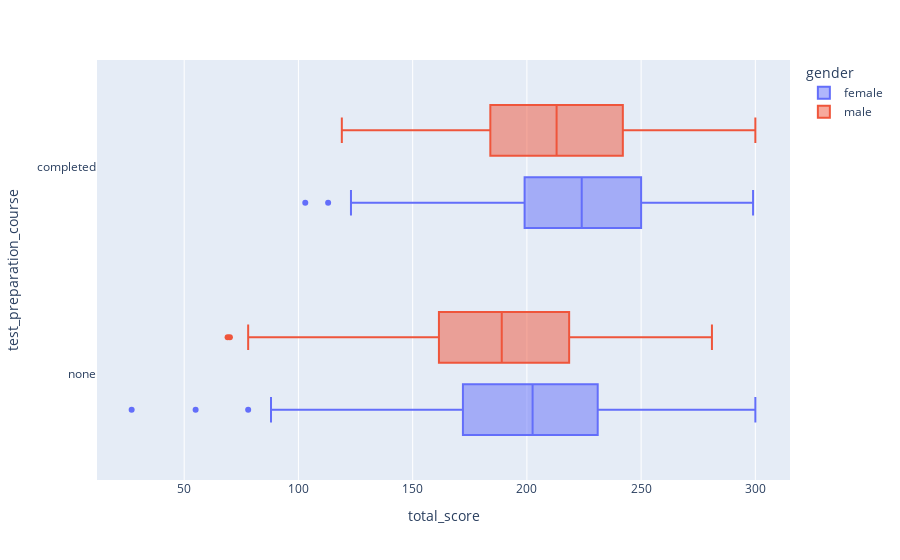

Notebook code for this chart:
### Code cell
# test prep vs test score 

px.box(data, x = 'total_score', y = 'test_preparation_course', color= 'gender')

### Figure 1 — Plotly figure (JSON) as saved in the notebook; plotly's stock layout.template omitted (floating-point values rounded to 4 significant figures; data arrays with more than 128 entries replaced by an {"elided": "..."} marker saying what was removed)
{"data": [{"alignmentgroup": "True", "hovertemplate": "gender=female<br>total_score=%{x}<br>test_preparation_course=%{y}<extra></extra>", "legendgroup": "female", "marker": {"color": "#636efa"}, "name": "female", "notched": false, "offsetgroup": "female", "orientation": "h", "showlegend": true, "type": "box", "x": {"elided": "518 int values"}, "x0": " ", "xaxis": "x", "y": {"elided": "518 str values"}, "y0": " ", "yaxis": "y"}, {"alignmentgroup": "True", "hovertemplate": "gender=male<br>total_score=%{x}<br>test_preparation_course=%{y}<extra></extra>", "legendgroup": "male", "marker": {"color": "#EF553B"}, "name": "male", "notched": false, "offsetgroup": "male", "orientation": "h", "showlegend": true, "type": "box", "x": {"elided": "482 int values"}, "x0": " ", "xaxis": "x", "y": {"elided": "482 str values"}, "y0": " ", "yaxis": "y"}], "layout": {"boxmode": "group", "legend": {"title": {"text": "gender"}, "tracegroupgap": 0}, "margin": {"t": 60}, "xaxis": {"anchor": "y", "domain": [0, 1], "title": {"text": "total_score"}}, "yaxis": {"anchor": "x", "domain": [0, 1], "title": {"text": "test_preparation_course"}}}}
